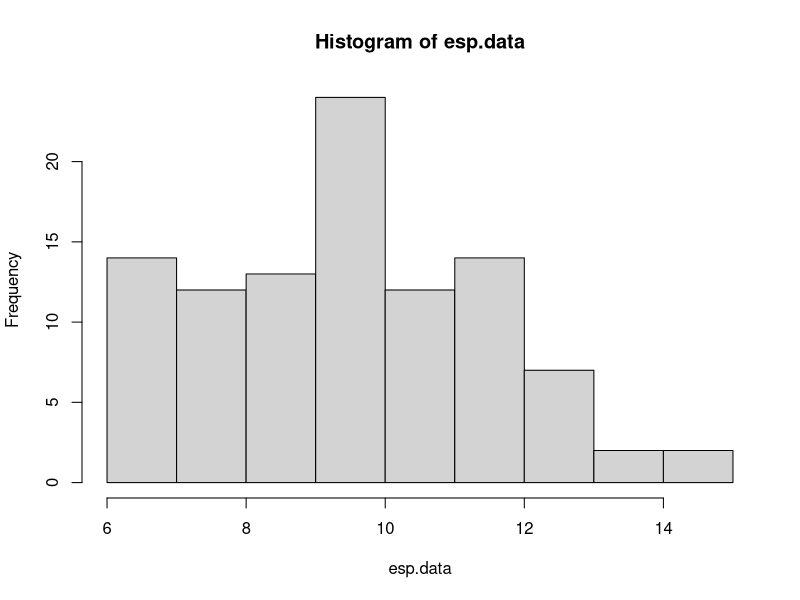
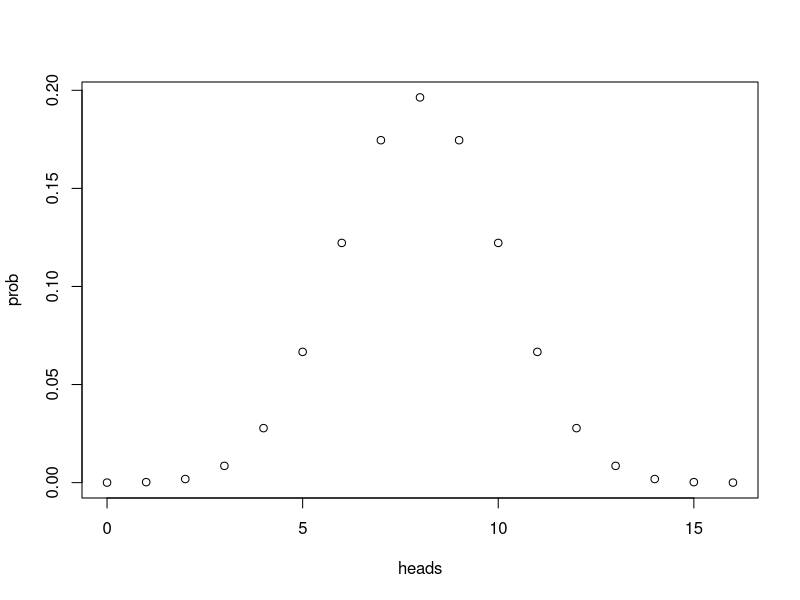
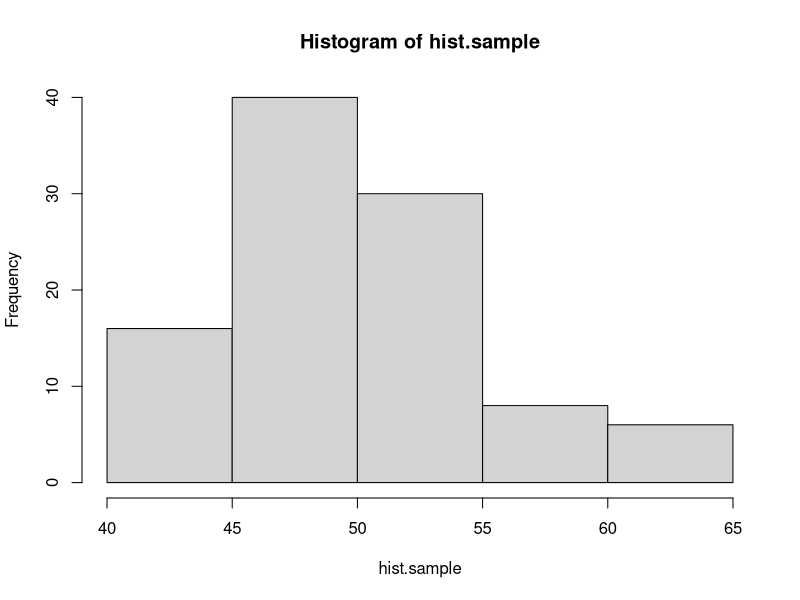
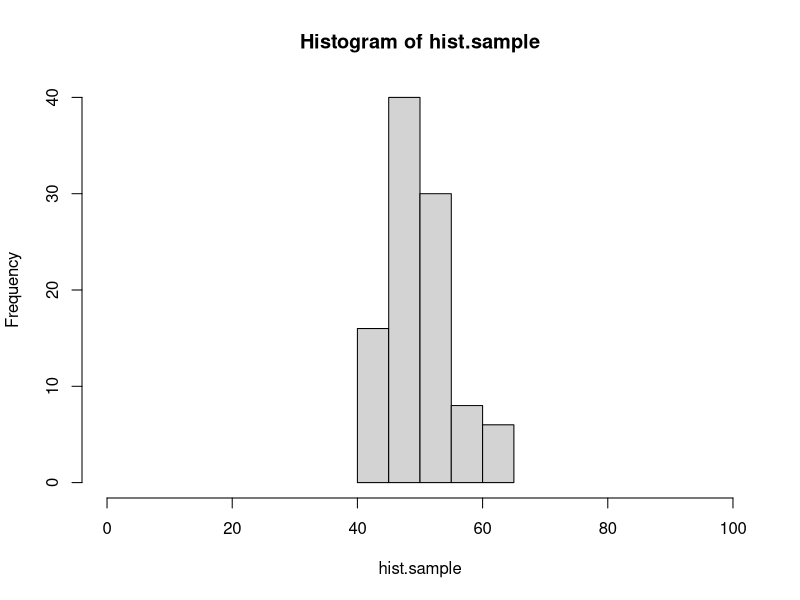
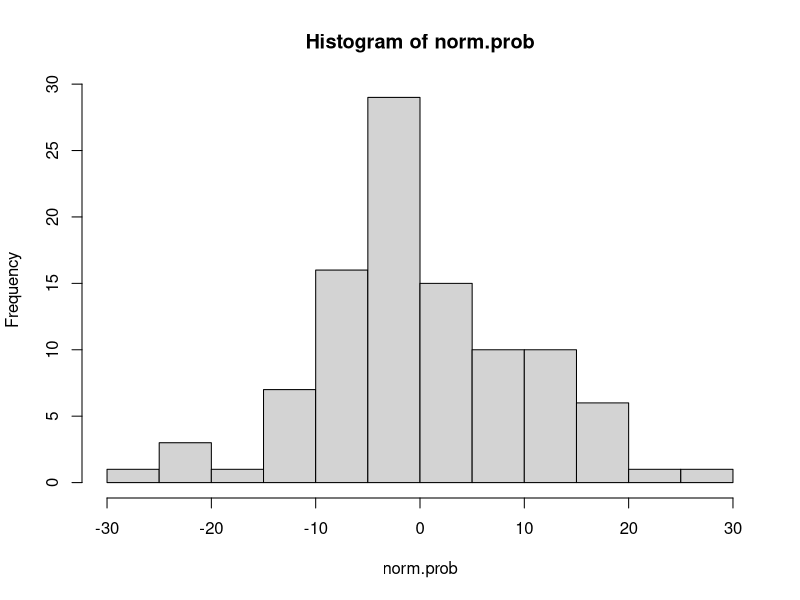
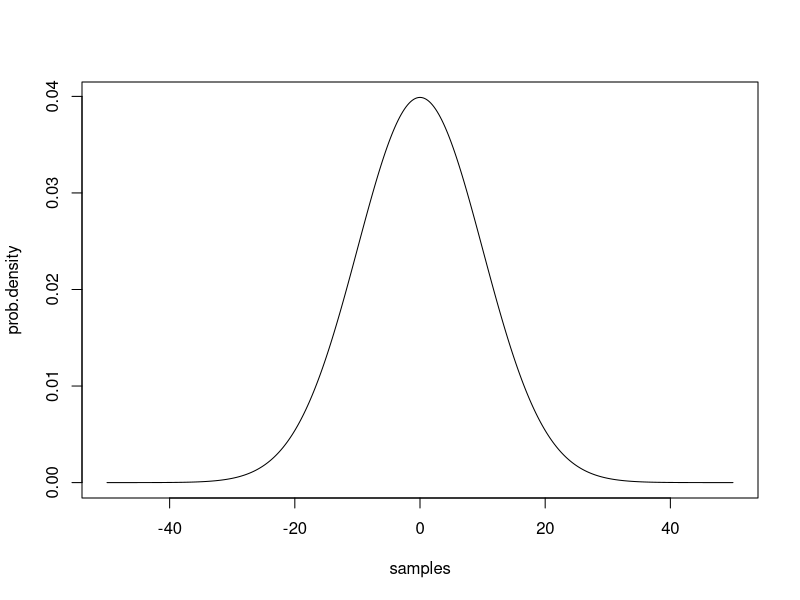
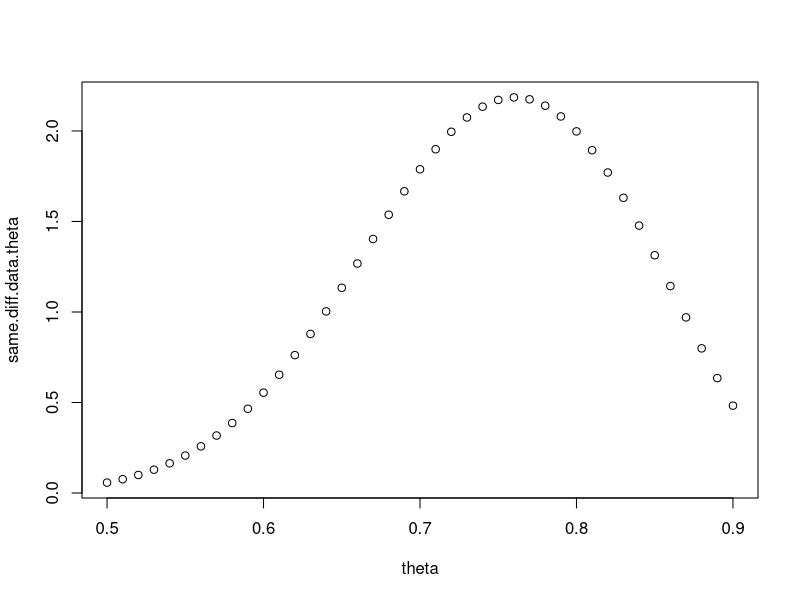
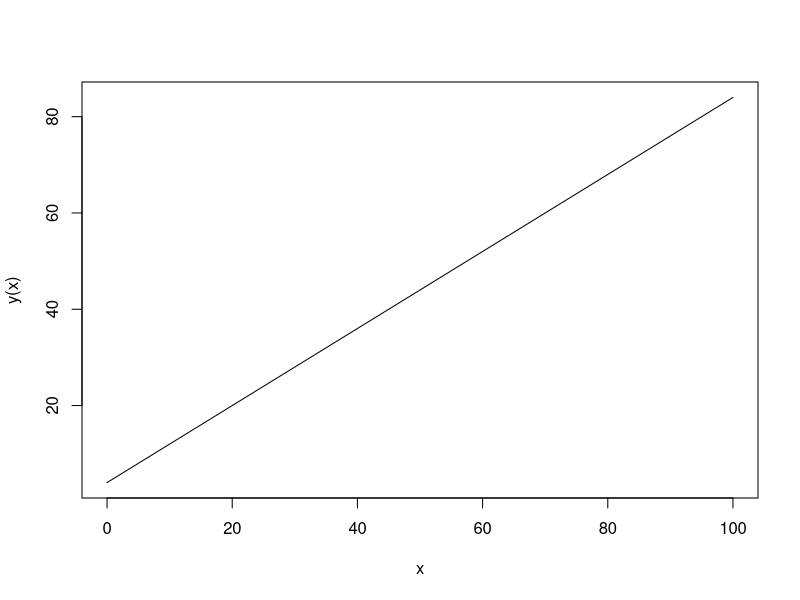

Write the R code that produced these figures, in order.
#### practice with probability distributions ####

# calculating the likelihood requires understanding how to work
# with probability distributions. let's start with the binomial
# distribution.

# the binomial distribution describes the number of "success" in
# some number of "trials" given some probability of success. it 
# is the "coin flipping" distribution. 

# in R, we can draw a sample from a binomial distribution with rbinom()
# this isn't the first time you've seen rbinom, but here it is again, 
# with the parameters spelled out. you can try changing these to explore
# how the function works.

number.of.samples <- 2
number.of.trials.per.sample <- 10
probability.of.success <- 0.7

rbinom(number.of.samples, number.of.trials.per.sample, probability.of.success)

# below, use rbinom to create sample data for the following scenario.
# an experiment tests whether subjects have ESP. 100 subjects are each given
# the opportunity to predict whether a randomly generated number is odd or even.
# each subject makes 20 guesses.
# of course, ESP doesn't exist, so the probability of a successful guess is 0.50.
# store the result in a vector called esp.data

esp.data <- rbinom(100, 20, 0.50)
esp.data
# a quick way to visualize a distribution is with the hist() function:
hist(esp.data)

# what if we want to know the probability of someone getting exactly 10 guesses
# correct out of 20, if they are randomly guessing? for that we use the density
# function of the binomial: dbinom()

value.to.check <- 10
number.of.trials <- 20
probability.of.success <- 0.5

dbinom(value.to.check, number.of.trials, probability.of.success)

# use dbinom to find out the probability of someone answering 87 out of 100
# questions correctly, if they have a 0.9 probability of giving a correct answer
# for each individual question.

dbinom(87, 100, 0.90)

# with dbinom, you can use a vector as the first argument, to check the probability
# of multiple values at the same time:

values <- c(3, 4, 5)
dbinom(values, 8, 0.5)

# using this shortcut, *plot* the full distribution (probability mass function)
# for flipping 16 fair coins, counting the total number of heads.
# hint: create one vector for the different possible outcomes
#       then use dbinom to calculate the probability of all of the elements in the vector

heads <- seq(0,16)
prob <- dbinom(heads, 16, 0.50)
plot(heads, prob)

# quick detour #

# here's a quick tip about plot() or hist()
# if you want to change the range on the x-axis, you can use the xlim argument:

hist.sample <- rbinom(100, 100, 0.5)
hist(hist.sample)
hist(hist.sample, xlim=c(0,100)) # compare this plot to the line above.

# the normal distribution ##

# normal (gaussian) distributions are characterized by two parameters: mean and standard deviation
# the mean is the the location of the peak of the distribution, and the sd controls the width.
# the smaller the sd, the more peaked the distribution is in the center.

# like the binomial, there are rnorm() and dnorm() functions.

# generate 100 samples from a normal distribution with mean 0 and standard deviation 10.
# then use hist() to create a histogram of these samples.

norm.prob <- rnorm(100, mean = 0, sd = 10)
hist(norm.prob)

# now plot the probability density function of this distribution.
# use the same strategy as you did above with the binomial to find the density of the normal
# distribution with mean 0 and sd 10 for values between -50 and 50. the distribution is continuous
# so, choose a reasonably small step size between values (remember the seq() function).

samples <- seq(from = -50, to = 50, by = 0.25)
prob.density <- dnorm(samples, mean = 0, sd = 10)
plot(samples, prob.density, type = "l")

#### practice calculating likelihoods ####

# here's some data from 10 participants in an ESP experiment like the one described
# above. each subject had 20 guesses. the number of correct guesses is reported.

esp.practice.data <- data.frame(subject=1:10, n.correct=c(11,10,6,10,6,12,10,8,9,11))

# calculate the likelihood (regular, not log) for this data for three different values
# of the probability of success parameter: 0.4, 0.5, and 0.6.
# hint: prod() will multiple all elements of a vector together.

prod(dbinom(esp.practice.data$n.correct, 20, 0.4))
prod(dbinom(esp.practice.data$n.correct, 20, 0.5))
prod(dbinom(esp.practice.data$n.correct, 20, 0.6))

# which parameter value of those options is most likely?

#The probability of success being 0.50.

# here is a sample of response times for a single subject from a rapid decision making experiment.
rt.sample <- c(391.5845, 411.9970, 358.6373, 505.3099, 616.2892, 481.0751, 422.3132, 511.7213, 205.2692, 522.3433, 370.1850,
               517.4617, 332.3344, 316.8760, 395.5431, 231.7831, 399.8646, 238.9064, 299.7924, 474.7512, 271.6326, 423.4861,
               379.7867, 212.7789, 233.8291, 472.4591, 534.2131, 453.9655, 408.3443, 352.3001)

# calculate the **log** likelihood for this data assuming that it is generated by a normal
# distribution for each of the following parameters. 
# hint: sum() adds the numbers in a vector. log() is the natural log function, or log=T for dnorm().

# 1) mean 350, sd 50
sum(dnorm(rt.sample, mean = 350, sd = 50, log=T))

# 2) mean 400, sd 50
sum(dnorm(rt.sample, mean = 400, sd = 50, log=T))

# 3) mean 450, sd 50
sum(dnorm(rt.sample, mean = 450, sd = 50, log=T))

# 4) mean 350, sd 100
sum(dnorm(rt.sample, mean = 350, sd = 100, log=T))

# 5) mean 400, sd 100
sum(dnorm(rt.sample, mean = 4000, sd = 100, log=T))

# 6) mean 450, sd 100
sum(dnorm(rt.sample, mean = 450, sd = 100, log=T))

# which parameter set has the highest likelihood?

#mean = 400, sd = 100

# here is a set of data for a subject in a categorization experiment, modeled with GCM.
# calculate the log likelihood of the parameters in the model (which i am not showing you).
# the point here is to know what to do when the model gives you a predicted probability
# of a response, and the data is either that response or not that response.
# hint: add a new column indicating the likelihood of each response, using mapply. then convert to log and add.
# if you do this correctly, the answer is -10.84249.

gcm.practice.data <- data.frame(correct.response = c(T, T, T, T, F, T, T, F, T, T, T, F, F, T, T, F, T, T, T, T),
                                gcm.probability.correct = c(0.84, 0.80, 0.84, 0.80, 0.79, 0.86, 0.89, 0.87, 0.69, 0.85, 0.75,
                                                            0.74, 0.82, 0.85, 0.87, 0.69, 0.83, 0.87, 0.80, 0.76))

gcm.practice.data$individual.likelihood <- mapply(function(prob, response){
  if(response == T){
    return(prob)
  }else{
    return(1-prob)
  }
  }, gcm.practice.data$gcm.probability.correct, gcm.practice.data$correct.response)

gcm.practice.data$log.likelihood <- log(gcm.practice.data$individual.likelihood)
sum(gcm.practice.data$log.likelihood)

#### maximum likelihood estimation ####

# the same search strategies we used for parameter fitting with rmse can be used with likelihoods,
# including grid search.

# here are the number of correct responses each subject gave in an experiment in which they had to
# decide if two images were the same or different. there were 40 trials for each subject
same.diff.data <- c(32, 29, 31, 34, 26, 29, 31, 34, 29, 31, 30, 29, 31, 34, 33, 27, 32, 29, 29, 27)

# we can model this experiment's data as 40 coin flips for each subject. use grid search to plot the likelihood
# function for values of theta (probability of a correct response) between 0.5 and 0.9, in steps of 0.01.
# start by writing a function that calculates the likelihood (not log) for the entire set of data given a value of theta.
theta <- seq(from = 0.5, to = 0.9, by = 0.01)

same.diff.data.likelihood <- function(theta){sum(dbinom(same.diff.data, 40, theta))}


# then use sapply to run the function for each possible value of theta in the set. use seq() to generate the
# set of possible values. plot the set of values on the x axis and the corresponding likelihoods on the y axis.

same.diff.data.theta <- sapply(theta, same.diff.data.likelihood)

same.diff.data.theta
plot(theta, same.diff.data.theta)

# the "true" underlying value i used to generate the data was 0.75. does that match up with the grid search?
#it does match up with the grid search because the probability for 0.75 is right at the peak of the distribution
#RETURN TO THIS

## mle with optim()

# in this section, you'll do model recovery for a descriptive model of the linear relationship 
# between two continuous variables.

# let's assume that variable y is a linear function of variable x, such that:
# y = 4 + 0.8x

# create a vector of x values from 0 to 100, and the corresponding vector of y values,
# then plot these with x values on the x axis, and y values on the y axis.

x <- seq(0,100)
y <- function(x){
  return(4 + 0.8*x)
}

plot(x, y(x), type = "l")

# now let's assume that the relationship between x and y isn't perfect. there's a bit of random
# noise. add a random sample from a normal distribution with mean 0 and sd 10 to each y value.
# hint: there are 101 y values, so you need 101 samples.

y.noise <- function(x){
  return(4 + 0.8*x + rnorm(101, mean = 0, sd = 10))
}
y.noise(x)

# plot the data again, with the new noisy y values.

plot(x, y.noise(x))

# there are three parameter values that control this plot,
# the intercept of the line: 4
# the slope of the line: 0.8
# the sd of the normal distribution: 10

# say that we observe a point of data, x = 20 and y = 27.
# the linear equation, y <- 4 + 0.8*x, predicts that when x is 20 y should also be 20.
4 + 0.8*20

# our model of this data assumes that the relationship is not perfect.
# we assume that there is noise so that when x is 20, the most likely value of y should be 4 + 0.8*x,
# but other values of y are possible. we describe the probability of different values of y with a normal
# distribution. when x is 20, then the normal distribution of y values is centered on 20, because the line
# says that y is 4 + 0.8x. using the normal distribution is helpful because it gives us a way to quantify
# how likely a value of 19 is compared to a value of 16, when x is 20.

# here's an example
x.observed <- 20
y.predicted <- 4 + 0.8*x.observed

# to find out the probability of y.observed=20, use dnorm()
# the mean of the normal distribution should be y.predicted (the distribution is centered on the line)
# and the sd of the normal is a parameter we will estimate, but for the demo below, is set to 10.
y.observed <- 20
dnorm(y.observed, y.predicted, 10)

# write the code to see how likely it is that y will be 33 when x is 29? (assuming sd = 10)
# the correct answer is 0.03371799...
y.predicted <- 4 + 0.8*x.observed
x.observed = 29
y.observed = 33
dnorm(y.observed, y.predicted, 10)

# now generalize your solution to compute the likelihood of each value of y that you generated above.
# in other words, write the code that takes a vector of x and y values, and returns the probability
# of each pair given that the relationship between x and y is y <- 4 + 0.8*x and the normal distribution has an sd of 10.
x <- seq(0,100)
y.noise.predicted <- 4 + 0.8*x + rnorm(101, mean = 0, sd = 10)
dnorm(y.noise(x), y.noise.predicted, 10)

# now generalize your solution one step further. write a function that takes in a vector of parameters,
# where parameters[1] is the intercept, parameters[2] is the slope, and parameters[3] is the sd of the normal,
# and returns the total **negative log likelihood**. remember, we want the negative log likelihood because
# optim() will find the set of parameters that minimizes a function.


parameters.optimize <- function(parameters){
  intercept <- parameters[1]
  slope <- parameters [2]
  sd <- parameters [3]
  
  y.noise.gen <- function(x){return(intercept + slope*x + rnorm(101, mean = 0, sd))}
  y.noise.predicted.gen <- intercept + slope*x + rnorm(101, mean = 0, sd)
                                                       
  return(sum(-1*(dnorm(y.noise.gen(x), y.noise.predicted.gen, sd, log = T))))
}

# use optim() and Nelder-Mead to search for the best fitting parameters. remember to ensure that sd > 0
# and return NA if it is not.

parameters.optimize.optim <- optim(c(1, 1, 1), parameters.optimize, method = "Nelder-Mead")

parameters.optimize.optim$par

parameters.optimize.optim$value

# finally, plot the best fitting line on your points by using the abline() function, and the parameters that optim() found.


abline(parameters.optimize.optim$par[1], parameters.optimize.optim$par[2])
